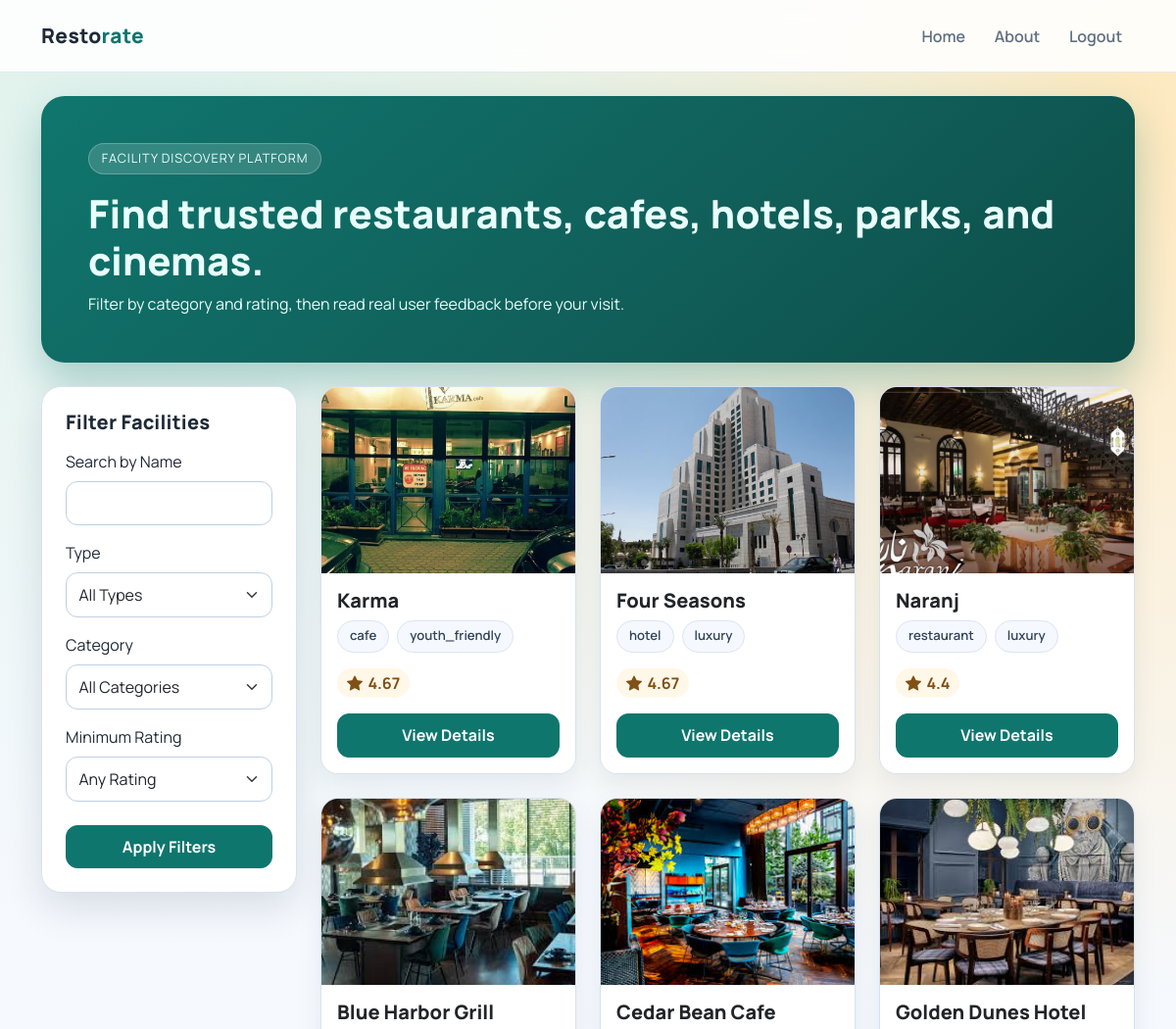
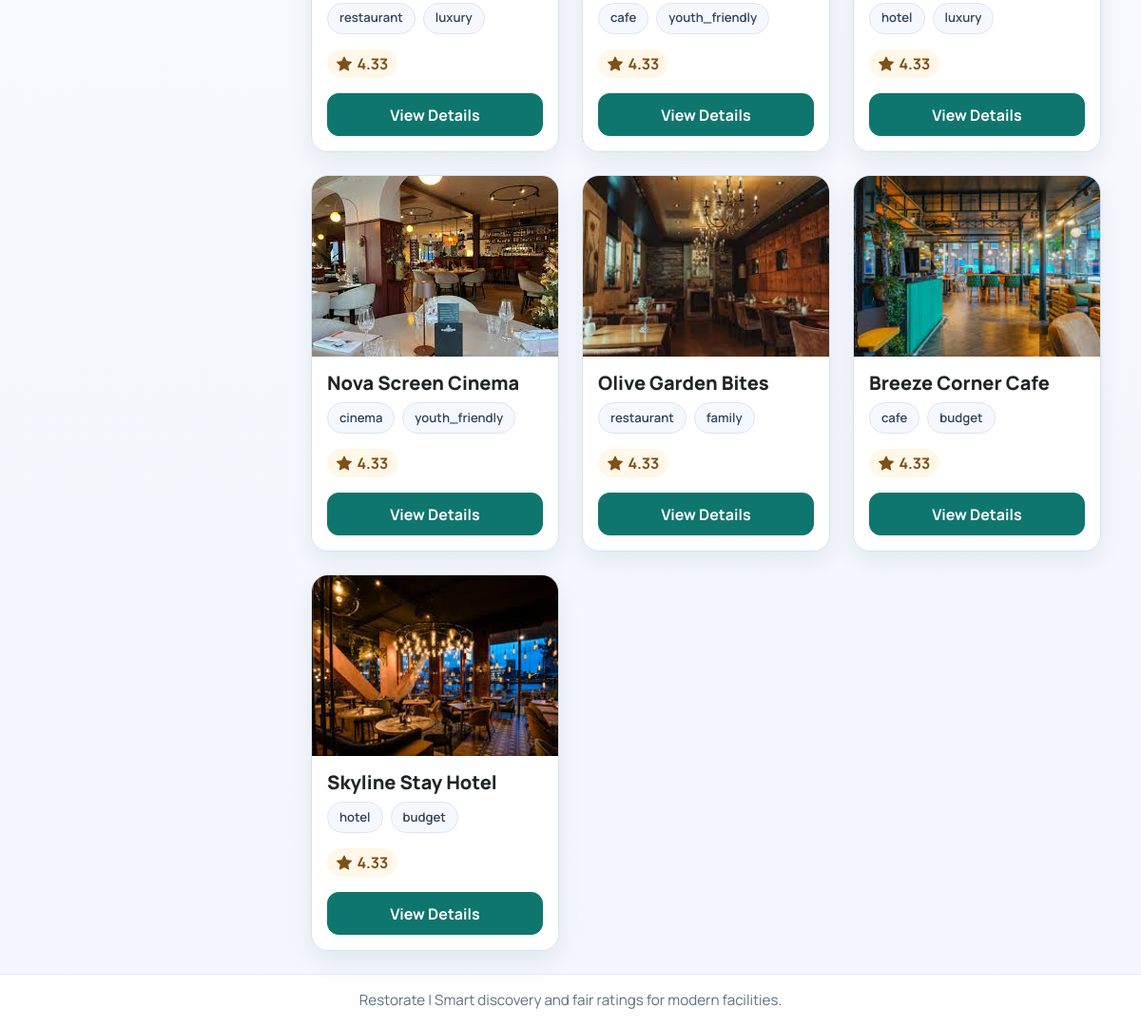
The app's page / (signed in) with its own data (2 pictures, top to bottom).
### app/models/facilities.py (models this page shows, shortened)
class Facilities(db.Model):
    id = db.Column(db.Integer, primary_key=True)
    owner_id = db.Column(db.Integer, db.ForeignKey("owner.id"), nullable=False)
    facility_name = db.Column(db.String(100), nullable=False)
    facility_type = db.Column(db.String(50), nullable=False)
    facility_category = db.Column(db.String(50), nullable=False)
    image = db.Column(db.String(255), nullable=False, default="uploads/facilities/default_icon.jpg")
    rating = db.Column(db.Float)
    ratings = db.relationship("Ratings", backref="facility", lazy=True)
    info = db.relationship("FacilityInfo", back_populates="facility", uselist=False, cascade="all, delete-orphan")

### app.py (the view)
@app.route("/", methods=["GET"])
def home():
    search_query = request.args.get("search")
    filters = {
        "type": request.args.get("type"),
        "category": request.args.get("category"),
        "rating": request.args.get("rating"),
    }
    filters = {k: v for k, v in filters.items() if v}
    facilities = []
    message = None
    if search_query:
        facility = facility_service.searching_by_name(search_query)
        if facility:
            facilities = [facility]
        else:
            message = "Facility not found"
    elif filters:
        facilities = facility_service.get_filtered_facilities(filters)
        if not facilities:
            message = "No facilities match the selected filters."
    else:
        facilities = facility_service.get_suggestion_facilities()
    favorite_ids = set()
    if session.get("role") == "user" and session.get("id"):
        favorite_ids = {
            x.facility_id
            for x in Favorite.query.filter_by(user_id=session["id"]).all()
        }
    return render_template(
        "html/home.html",
        facilities=facilities,
        message=message,
        favorite_ids=favorite_ids,
    )

### app/repositories/facility_repository.py (called while the page is built)
    def get_all_defult(self):
         return Facilities.query.order_by(Facilities.rating.desc()).limit(10).all()

### app/services/facilities_service.py (called while the page is built)
    def get_suggestion_facilities(self):
        return self.repo.get_all_defult()

### app/templates/html/home.html (shortened to what this page needs)
{% extends "layout.html" %}
{% block content %}
<section class="hero-card p-4 p-lg-5 mb-4">
    <span class="hero-kicker">Facility discovery platform</span>
    <h1 class="mt-3 mb-2 section-title">Find trusted restaurants, cafes, hotels, parks, and cinemas.</h1>
    <p class="mb-0">Filter by category and rating, then read real user feedback before your visit.</p>
</section>
<div class="row g-4 align-items-start">
    <aside class="col-lg-3">
        <div class="surface-card p-3 p-lg-4">
            <h5 class="section-title mb-3">Filter Facilities</h5>
            <form method="GET" action="{{ url_for('home') }}">
                <div class="mb-3">
                    <label for="search" class="form-label">Search by Name</label>
                    <input type="text" id="search" name="search" class="form-control" value="{{ request.args.get('search', '') }}">
                </div>
                <div class="mb-3">
                    <label class="form-label">Type</label>
                    <select name="type" class="form-select">
                        <option value="">All Types</option>
                    </select>
                </div>
                <div class="mb-3">
                    <label class="form-label">Category</label>
                    <select name="category" class="form-select">
                        <option value="">All Categories</option>
                    </select>
                </div>
                <div class="mb-4">
                    <label class="form-label">Minimum Rating</label>
                    <select name="rating" class="form-select">
                        <option value="">Any Rating</option>
                    </select>
                </div>
                <div class="d-grid">
                    <button type="submit" class="btn btn-primary">Apply Filters</button>
                </div>
            </form>
        </div>
    </aside>
    <section class="col-lg-9">
        {% if facilities %}
        <div class="facility-grid row row-cols-1 row-cols-md-2 row-cols-xl-3 g-4">
            {% for facility in facilities %}
            <div class="col">
                <article class="card h-100">
                    <div style="height: 190px; overflow: hidden;">
                        <img src="{{ url_for('static', filename=facility.image) }}" alt="{{ facility.facility_name }}" class="w-100 h-100" style="object-fit: cover;">
                    </div>
                    <div class="card-body">
                        <h5 class="card-title">{{ facility.facility_name }}</h5>
                        <div class="d-flex flex-wrap gap-2 mb-3">
                            <span class="feature-chip">{{ facility.facility_type }}</span>
                            <span class="feature-chip">{{ facility.facility_category }}</span>
                        </div>
                        <p class="mb-0"><span class="inline-stat"><i class="bi bi-star-fill"></i> {{ facility.rating if facility.rating else "N/A" }}</span></p>
                    </div>
                    <div class="card-footer bg-white border-0 pt-0 pb-3 px-3">
                        <a href="{{ url_for('facility_details', facility_name=facility.facility_name) }}" class="btn btn-primary w-100">View Details</a>
                    </div>
                </article>
            </div>
            {% endfor %}
        </div>
        {% else %}
        <div class="empty-state">
            <h5 class="mb-2">No facilities found</h5>
            <p class="mb-0">Try broadening your search filters.</p>
        </div>
        {% endif %}
    </section>
</div>
{% endblock %}

### app/static/style.css (style rules this page uses)
:root { --bg: #f6f8fb; --surface: #ffffff; --surface-soft: #eef3f9; --text: #1f2a37; --muted: #5f6f82; --primary: #0f766e; --primary-strong: #115e59; --accent: #f59e0b; --danger: #dc2626; --border: #d7e2ee; --shadow: 0 16px 38px rgba(19, 34, 56, 0.12); }
* { box-sizing: border-box; }
body { margin: 0; color: var(--text); background: radial-gradient(circle at 10% -10%, #d9efe6 0%, transparent 45%), radial-gradient(circle at 95% 5%, #ffe8bc 0%, transparent 40%), linear-gradient(180deg, #f8fbff 0%, #f3f7fd 100%); min-height: 100vh; font-family: "Manrope", "Segoe UI", sans-serif; }
.surface-card { background: var(--surface); border: 1px solid var(--border); border-radius: 20px; box-shadow: var(--shadow); }
.hero-card { background: linear-gradient(140deg, #0f766e, #115e59 60%, #0b4c47); color: #e8fffb; border-radius: 24px; box-shadow: 0 20px 40px rgba(15, 118, 110, 0.3); }
.hero-kicker { display: inline-block; background: rgba(255, 255, 255, 0.16); border: 1px solid rgba(255, 255, 255, 0.24); border-radius: 999px; padding: 0.32rem 0.8rem; font-size: 0.8rem; text-transform: uppercase; letter-spacing: 0.07em; }
.section-title { font-weight: 800; letter-spacing: 0.2px; }
.btn-primary { background: var(--primary); border-color: var(--primary); border-radius: 12px; font-weight: 700; padding: 0.58rem 1rem; }
.form-control, .form-select { border-radius: 12px; border: 1px solid #bfd0e2; padding: 0.62rem 0.78rem; }
.feature-chip { background: #f6f8ff; border: 1px solid #dbe4f2; border-radius: 999px; padding: 0.36rem 0.75rem; font-weight: 600; font-size: 0.82rem; color: #304458; }
.facility-grid .card { border: 1px solid var(--border); border-radius: 18px; overflow: hidden; box-shadow: 0 10px 24px rgba(27, 48, 77, 0.08); transition: transform 0.22s ease, box-shadow 0.22s ease; }
.facility-grid .card-title { font-weight: 800; }
.inline-stat { display: inline-flex; gap: 0.35rem; align-items: center; padding: 0.2rem 0.62rem; border-radius: 999px; background: #fff7e8; color: #805016; font-weight: 700; }

### records on screen
Facilities: image (picture), facility_name "Karma", facility_type "cafe", facility_category "youth_friendly", rating "4.67"
Facilities: image (picture), facility_name "Four Seasons", facility_type "hotel", facility_category "luxury", rating "4.67"
Facilities: image+facility_name (picture), facility_name "Naranj", facility_type "restaurant", facility_category "luxury", rating "4.4"
Facilities: image (picture), facility_name "Blue Harbor Grill", facility_type "restaurant", facility_category "luxury", rating "4.33"
Facilities: image (picture), facility_name "Cedar Bean Cafe", facility_type "cafe", facility_category "youth_friendly", rating "4.33"
Facilities: image (picture), facility_name "Golden Dunes Hotel", facility_type "hotel", facility_category "luxury", rating "4.33"
Facilities: image (picture), facility_name "Nova Screen Cinema", facility_type "cinema", facility_category "youth_friendly", rating "4.33"
Facilities: image (picture), facility_name "Olive Garden Bites", facility_type "restaurant", facility_category "family", rating "4.33"
Facilities: image (picture), facility_name "Breeze Corner Cafe", facility_type "cafe", facility_category "budget", rating "4.33"
Facilities: image (picture), facility_name "Skyline Stay Hotel", facility_type "hotel", facility_category "budget", rating "4.33"
